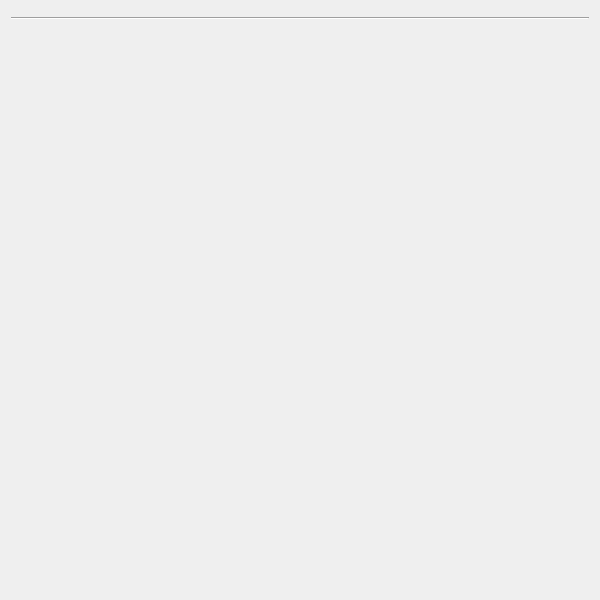
<?xml version="1.0" encoding="UTF-8"?>
<ui version="4.0">
 <class>TemplateSelection</class>
 <widget class="QWidget" name="TemplateSelection">
  <property name="geometry">
   <rect>
    <x>0</x>
    <y>0</y>
    <width>600</width>
    <height>600</height>
   </rect>
  </property>
  <layout class="QVBoxLayout" name="verticalLayout">
   <item>
    <widget class="KDevelop::MultiLevelListView" name="view" native="true"/>
   </item>
   <item>
    <widget class="Line" name="line">
     <property name="orientation">
      <enum>Qt::Horizontal</enum>
     </property>
    </widget>
   </item>
   <item>
    <widget class="QLabel" name="previewLabel">
     <property name="sizePolicy">
      <sizepolicy hsizetype="Minimum" vsizetype="Minimum">
       <horstretch>0</horstretch>
       <verstretch>0</verstretch>
      </sizepolicy>
     </property>
     <property name="text">
      <string notr="true"/>
     </property>
     <property name="wordWrap">
      <bool>true</bool>
     </property>
    </widget>
   </item>
   <item>
    <widget class="QTabWidget" name="tabWidget">
     <property name="documentMode">
      <bool>true</bool>
     </property>
    </widget>
   </item>
  </layout>
 </widget>
 <customwidgets>
  <customwidget>
   <class>KDevelop::MultiLevelListView</class>
   <extends>QWidget</extends>
   <header>util/multilevellistview.h</header>
   <container>1</container>
  </customwidget>
 </customwidgets>
 <resources/>
 <connections/>
</ui>
